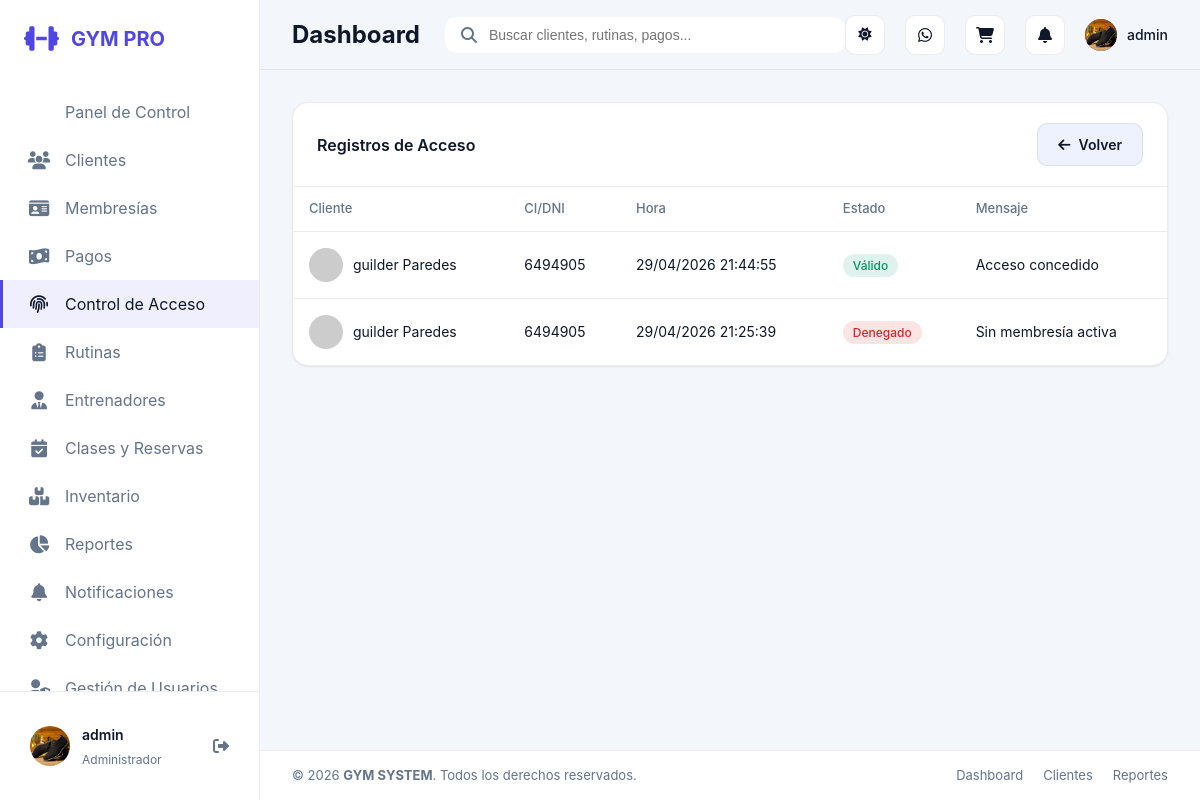
The app's page /acceso/historial/ (signed in) with its own data.
### apps/core/models.py (models this page shows, shortened)
class UserProfile(models.Model):
    ROLE_ADMIN = 'ADMIN'
    ROLE_RECEPTION = 'RECEPCIONISTA'
    ROLE_TRAINER = 'ENTRENADOR'
    ROLE_CLIENT = 'CLIENTE'
    ROLE_CHOICES = [
        (ROLE_ADMIN, 'Administrador'),
        (ROLE_RECEPTION, 'Recepcionista'),
        (ROLE_TRAINER, 'Entrenador'),
        (ROLE_CLIENT, 'Cliente'),
    ]
    user = models.OneToOneField(settings.AUTH_USER_MODEL, on_delete=models.CASCADE, related_name='profile')
    role = models.CharField(max_length=20, choices=ROLE_CHOICES, default=ROLE_RECEPTION)
    profile_photo = models.ImageField(upload_to='perfiles/', blank=True, null=True)
    client = models.OneToOneField(Client, on_delete=models.SET_NULL, null=True, blank=True, related_name='auth_profile')
    trainer = models.OneToOneField(Trainer, on_delete=models.SET_NULL, null=True, blank=True, related_name='auth_profile')
    @property
    def role_label(self):
        return self.get_role_display()

### apps/access/models.py (models this page shows, shortened)
class AccessRecord(models.Model):
    client = models.ForeignKey(Client, on_delete=models.CASCADE)
    timestamp = models.DateTimeField(default=timezone.now)
    entry_type = models.CharField(max_length=50, choices=[
        ('ENTRADA', 'Entrada'),
        ('SALIDA', 'Salida'),
    ], default='ENTRADA')
    method = models.CharField(max_length=50, choices=[
        ('QR', 'QR'),
        ('CODIGO', 'Código'),
        ('HUELLA', 'Huella'),
    ], default='CODIGO')
    valid = models.BooleanField(default=True)
    message = models.CharField(max_length=255, blank=True)

### apps/clients/models.py (models this page shows, shortened)
class Client(models.Model):
    first_name = models.CharField(max_length=120)
    last_name = models.CharField(max_length=120)
    ci = models.CharField(max_length=40, unique=True)
    phone = models.CharField(max_length=40)
    email = models.EmailField(blank=True)
    profile_photo = models.ImageField(upload_to='clientes/', blank=True, null=True)
    join_date = models.DateField(default=timezone.now)
    is_active = models.BooleanField(default=True)
    height_cm = models.DecimalField(max_digits=5, decimal_places=2, blank=True, null=True)
    weight_kg = models.DecimalField(max_digits=5, decimal_places=2, blank=True, null=True)
    trainer = models.ForeignKey(Trainer, on_delete=models.SET_NULL, blank=True, null=True, related_name='clients')
    notes = models.TextField(blank=True)
    @property
    def full_name(self):
        return f'{self.first_name} {self.last_name}'

### apps/access/views.py (the view)
# urls.py: path('historial/', views.access_history, name='access_history'),
@role_required(UserProfile.ROLE_ADMIN, UserProfile.ROLE_RECEPTION)
def access_history(request):
    access_records = AccessRecord.objects.all().order_by('-timestamp')
    context = {'access_records': access_records}
    return render(request, 'access/access_history.html', context)

### apps/core/permissions.py (called while the page is built)
def get_user_profile(user):
    if not user or not user.is_authenticated:
        return None
    default_role = UserProfile.ROLE_ADMIN if user.is_superuser else UserProfile.ROLE_RECEPTION
    profile, _ = UserProfile.objects.get_or_create(
        user=user,
        defaults={'role': default_role},
    )
    if user.is_superuser and profile.role != UserProfile.ROLE_ADMIN:
        profile.role = UserProfile.ROLE_ADMIN
        profile.save(update_fields=['role'])
    return profile

def get_user_role(user):
    if not user or not user.is_authenticated:
        return None
    if user.is_superuser:
        return UserProfile.ROLE_ADMIN
    profile = get_user_profile(user)
    return profile.role if profile else None

def get_role_label(role):
    return ROLE_LABELS.get(role, 'Sin rol')

def get_linked_client(user):
    profile = get_user_profile(user)
    return profile.client if profile else None

def get_linked_trainer(user):
    profile = get_user_profile(user)
    return profile.trainer if profile else None

def has_role(user, *allowed_roles):
    role = get_user_role(user)
    return role in allowed_roles

def role_required(*allowed_roles):
    def decorator(view_func):
        @wraps(view_func)
        def wrapped_view(request, *args, **kwargs):
            if not request.user.is_authenticated:
                return redirect('login')
            if has_role(request.user, *allowed_roles):
                return view_func(request, *args, **kwargs)
            messages.error(request, 'No tienes permisos para acceder a esta sección.')
            return redirect('dashboard')
        return wrapped_view
    return decorator

### templates/access/access_history.html (shortened to what this page needs)
{% extends 'base.html' %}
{% block content %}
<div class="card">
    <div class="card-header" style="display: flex; align-items: center; justify-content: space-between; gap: 16px;">
        <h3 class="card-title">Registros de Acceso</h3>
        <a href="{% url 'access_panel' %}" class="btn btn-secondary btn-sm"><i class="fas fa-arrow-left"></i> Volver</a>
    </div>
    <div class="card-body" style="padding: 0;">
        <div class="table-container">
            <table>
                <thead>
                    <tr>
                        <th>Cliente</th>
                        <th>CI/DNI</th>
                        <th>Hora</th>
                        <th>Estado</th>
                        <th>Mensaje</th>
                    </tr>
                </thead>
                <tbody>
                    {% for access in access_records %}
                    <tr>
                        <td>
                            <div style="display: flex; align-items: center; gap: 10px;">
                                <img src="https://ui-avatars.com/api/?name={{ access.client.full_name }}&background=random" style="width: 34px; height: 34px; border-radius: 50%; object-fit: cover;">
                                <span>{{ access.client.full_name }}</span>
                            </div>
                        </td>
                        <td>{{ access.client.ci }}</td>
                        <td>{{ access.timestamp|date:"d/m/Y H:i:s" }}</td>
                        <td>
                            {% if access.valid %}
                            <span class="badge-status status-active">Válido</span>
                            {% else %}
                            <span class="badge-status status-expired">Denegado</span>
                            {% endif %}
                        </td>
                        <td>{{ access.message }}</td>
                    </tr>
                    {% empty %}
                    <tr>
                        <td colspan="5" style="text-align: center; padding: 48px; color: var(--text-muted);">No hay registros de acceso.</td>
                    </tr>
                    {% endfor %}
                </tbody>
            </table>
        </div>
    </div>
</div>
{% endblock %}

### templates/components/sidebar.html (shortened to what this page needs)
<aside class="sidebar">
    <div class="sidebar-header">
        <a href="{% url 'dashboard' %}" class="logo">
            <i class="fas fa-dumbbell"></i>
            <span>GYM PRO</span>
        </a>
    </div>
    <nav class="sidebar-nav">
        <a href="{% url 'dashboard' %}" class="nav-item {% if request.resolver_match.url_name == 'dashboard' %}active{% endif %}">
            <span>Panel de Control</span>
        </a>
        {% if request.user.profile.role == 'ADMIN' or request.user.profile.role == 'RECEPCIONISTA' %}
        <a href="{% url 'client_list' %}" class="nav-item {% if 'client' in request.resolver_match.url_name %}active{% endif %}">
            <i class="fas fa-users"></i>
            <span>Clientes</span>
        </a>
        {% endif %}
        {% if request.user.profile.role == 'ADMIN' or request.user.profile.role == 'RECEPCIONISTA' %}
        <a href="{% url 'plan_list' %}" class="nav-item {% if 'plan' in request.resolver_match.url_name %}active{% endif %}">
            <i class="fas fa-id-card"></i>
            <span>Membresías</span>
        </a>
        {% endif %}
        {% if request.user.profile.role == 'ADMIN' or request.user.profile.role == 'RECEPCIONISTA' %}
        <a href="{% url 'payment_list' %}" class="nav-item {% if 'payment' in request.resolver_match.url_name %}active{% endif %}">
            <i class="fas fa-money-bill-wave"></i>
            <span>Pagos</span>
        </a>
        {% endif %}
        {% if request.user.profile.role == 'ADMIN' or request.user.profile.role == 'RECEPCIONISTA' %}
        <a href="{% url 'access_panel' %}" class="nav-item {% if 'access' in request.resolver_match.url_name %}active{% endif %}">
            <i class="fas fa-fingerprint"></i>
            <span>Control de Acceso</span>
        </a>
        {% endif %}
        {% if request.user.profile.role == 'ADMIN' or request.user.profile.role == 'ENTRENADOR' %}
        <a href="{% url 'routine_list' %}" class="nav-item {% if 'routine' in request.resolver_match.url_name %}active{% endif %}">
            <i class="fas fa-clipboard-list"></i>
            <span>Rutinas</span>
        </a>
        {% endif %}
        {% if request.user.profile.role == 'ADMIN' %}
        <a href="{% url 'trainers:list' %}" class="nav-item {% if 'trainers' in request.resolver_match.app_name %}active{% endif %}">
            <i class="fas fa-user-tie"></i>
            <span>Entrenadores</span>
        </a>
        {% endif %}
        {% if request.user.profile.role != 'CLIENTE' %}
        <a href="{% url 'reservation_list' %}" class="nav-item {% if 'reservation' in request.resolver_match.url_name %}active{% endif %}">
            <i class="fas fa-calendar-check"></i>
            <span>Clases y Reservas</span>
        </a>
        {% endif %}
        {% if request.user.profile.role == 'ADMIN' or request.user.profile.role == 'RECEPCIONISTA' %}
        <a href="{% url 'product_list' %}" class="nav-item {% if 'product' in request.resolver_match.url_name %}active{% endif %}">
            <i class="fas fa-boxes-stacked"></i>
            <span>Inventario</span>
        </a>
        {% endif %}
        {% if request.user.profile.role == 'ADMIN' %}
        <a href="{% url 'reports_dashboard' %}" class="nav-item {% if 'reports' in request.resolver_match.url_name %}active{% endif %}">
            <i class="fas fa-chart-pie"></i>
            <span>Reportes</span>
        </a>
        {% endif %}
        {% if request.user.profile.role != 'CLIENTE' %}
        <a href="{% url 'notification_list' %}" class="nav-item {% if 'notification' in request.resolver_match.url_name %}active{% endif %}">
            <i class="fas fa-bell"></i>
            <span>Notificaciones</span>
        </a>
        {% endif %}
        {% if request.user.profile.role == 'ADMIN' %}
        <a href="{% url 'system_settings' %}" class="nav-item {% if 'system_settings' in request.resolver_match.url_name %}active{% endif %}">
            <i class="fas fa-gear"></i>
            <span>Configuración</span>
        </a>
        <a href="{% url 'user_list' %}" class="nav-item {% if 'user' in request.resolver_match.url_name %}active{% endif %}">
            <i class="fas fa-user-shield"></i>
            <span>Gestión de Usuarios</span>
        </a>
        {% endif %}
    </nav>
    <div class="sidebar-footer">
        <div class="user-profile">
            {% if request.user.profile.role == 'CLIENTE' and request.user.profile.client.profile_photo %}
                <img src="{{ request.user.profile.client.profile_photo.url }}" alt="User" class="user-avatar">
            {% elif request.user.profile.profile_photo %}
                <img src="{{ request.user.profile.profile_photo.url }}" alt="User" class="user-avatar">
            {% else %}
                <img src="https://ui-avatars.com/api/?name={{ request.user.get_full_name|default:request.user.username }}&background=6366f1&color=fff" alt="User" class="user-avatar">
            {% endif %}
            <div class="user-info">
                <span class="user-name">{{ request.user.get_full_name|default:request.user.username }}</span>
                <span class="user-role">{{ request.user.profile.role_label }}</span>
            </div>
            <a href="{% url 'logout' %}" title="Cerrar Sesión" style="color: var(--text-muted);"><i class="fas fa-sign-out-alt"></i></a>
        </div>
    </div>
</aside>

### templates/components/navbar.html (shortened to what this page needs)
<nav class="navbar">
    <div class="navbar-left">
        <h2 class="page-title">
            {% block page_title %}Dashboard{% endblock %}
        </h2>
    </div>
    <div class="navbar-center">
        <div class="search-bar">
            <i class="fas fa-search"></i>
            <input type="text" placeholder="Buscar clientes, rutinas, pagos...">
        </div>
    </div>
    <div class="navbar-right">
        <div class="navbar-actions">
            <button type="button" class="nav-btn theme-toggle" id="themeToggle" title="Cambiar tema" aria-label="Cambiar tema">
                <i class="fas fa-sun theme-icon theme-icon-light"></i>
            </button>
            <a href="#" class="nav-btn" title="Mensajes">
                <i class="fab fa-whatsapp"></i>
            </a>
            <a href="{% url 'cart_detail' %}" class="nav-btn" title="Carrito de Ventas">
                <i class="fas fa-shopping-cart"></i>
            </a>
            <a href="{% url 'notification_list' %}" class="nav-btn" title="Notificaciones">
                <i class="fas fa-bell"></i>
            </a>
            <div class="user-menu">
                <div class="user-avatar-mini">
                    {% if request.user.profile.role == 'CLIENTE' and request.user.profile.client.profile_photo %}
                        <img src="{{ request.user.profile.client.profile_photo.url }}" style="width: 100%; height: 100%; border-radius: 50%; object-fit: cover;">
                    {% elif request.user.profile.profile_photo %}
                        <img src="{{ request.user.profile.profile_photo.url }}" style="width: 100%; height: 100%; border-radius: 50%; object-fit: cover;">
                    {% else %}
                        {{ request.user.username|slice:":1"|upper }}
                    {% endif %}
                </div>
                <span class="user-name-mini">{{ request.user.username }}</span>
            </div>
        </div>
    </div>
</nav>

### records on screen
AccessRecord: client.full_name "guilder Paredes", client.ci "6494905", timestamp "29/04/2026 21:44:55", valid "Válido", message "Acceso concedido"
AccessRecord: client.full_name "guilder Paredes", client.ci "6494905", timestamp "29/04/2026 21:25:39", valid "Denegado", message "Sin membresía activa"

### other values on screen
{{ request.user.get_full_name|default:request.user.username }} "admin"
{{ request.user.profile.role_label }} "Administrador"
{{ request.user.username }} "admin"
